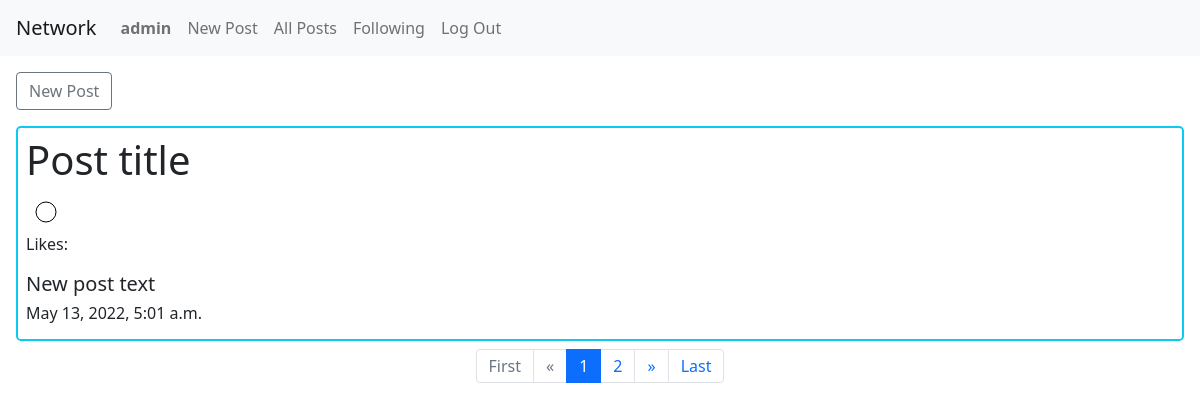
Screenshot of / (signed in) with the database file from the repository.
### network/models.py (models this page shows)
class User(AbstractUser):
    pass

class Post(models.Model):
    text = models.TextField(max_length=1000)
    title = models.CharField(max_length=100)
    user = models.ForeignKey(
        User,
        on_delete=models.CASCADE,
        related_name="post"
    )
    time = models.DateTimeField()

### network/views.py (the view)
# urls.py: path("", views.index, name="index"),
def index(request):
    if request.user.is_authenticated:
        if request.method == "POST":
            return error(request, "Invalid Submission")
        else:
            posts = Post.objects.all()
            paginator = Paginator(posts, 1) # Show 10 contacts per page.
            page_number = request.GET.get('page') if request.GET.get('page') else 1
            page_obj = paginator.get_page(page_number)
            return render(request, "network/index.html", {'page_obj': page_obj})
    else:
        return redirect(reverse("login"))

### network/templates/network/index.html (shortened to what this page needs)
{% extends "network/layout.html" %}
{% load static %}
{% block body %}
<div class="p-2">
    <a class="btn btn-outline-secondary m-2" href={% url "newpost" %}>New Post</a>
    {% for post in page_obj %}
    <div class="m-2 p-2 border border-2 border-info rounded-3">
        <div id="{{ post.id }}" class="post">
            <h1>{{ post.title }}</h1>
            <svg width="40" height="40" id="heart{{ post.id }}" class="heart" >
                <circle class="icon" cx="20" cy="20" r="10" stroke="black"
                    stroke-width="1" style="fill: none"/>
            </svg>
            <p> Likes: <span id="likes{{ post.id }}" class="likes"></span>
        </div>
        <div>
            <h5>{{ post.text }}</h5>
        </div>
        <div>
            <h6>{{ post.time }}</h5>
        </div>
    </div>
    {% endfor %}
    <nav aria-label="Page navigation example">
        <ol class="pagination justify-content-center">
            {% if page_obj.has_previous %}
            <li class="page-item">
                <a class="page-link" href="?page=1" aria-label="Previous">
                    First
                </a>
            </li>
            <li>
                <a class="page-link" href="?page={{ page_obj.previous_page_number }}" aria-label="Previous">
                    <span aria-hidden="true">&laquo;</span>
                </a>
            </li>
            <li class="page-item"><a class="page-link"
                    href="?page={{ page_obj.previous_page_number}}">{{ page_obj.previous_page_number}}</a></li>
            {% else %}
            <li class="page-item disabled">
                <a class="page-link" href="?page=1" aria-label="Previous">
                    First
                </a>
            </li>
            <li class="page-item disabled">
                <a class="page-link" href="#" aria-label="Previous">
                    <span aria-hidden="true">&laquo;</span>
                </a>
            </li>
            {% endif %}
            <li class="page-item active"><span class="page-link" href="#">{{ page_obj.number}}</span></li>
            {% if page_obj.has_next %}
            <li class="page-item"><a class="page-link"
                    href="?page={{ page_obj.next_page_number }}">{{ page_obj.next_page_number }}</a></li>
            <li class="page-item"><a class="page-link" href="?page={{ page_obj.next_page_number }}" aria-label="Next">
                    <span aria-hidden="true">&raquo;</span>
                </a></li>
            <li class="page-item"><a class="page-link" href="?page={{ page_obj.paginator.num_pages }}">Last</a></li>
            {% else %}
            <li class="page-item disabled"><a class="page-link" href="#" aria-label="Next">
                    <span aria-hidden="true">&raquo;</span>
                </a></li>
            <li class="page-item disabled"><a class="page-link" href="#">Last</a></li>
            {% endif %}
        </ol>
    </nav>
</div>
{% endblock %}

### network/templates/network/layout.html (shortened to what this page needs)
{% load static %}
<!DOCTYPE html>
<html lang="en">
    <head>
        <link rel="stylesheet" href="https://stackpath.bootstrapcdn.com/bootstrap/4.4.1/css/bootstrap.min.css">
        <link href="{% static 'network/styles.css' %}" rel="stylesheet">
        <link href="https://cdn.jsdelivr.net/npm/bootstrap@5.1.3/dist/css/bootstrap.min.css" rel="stylesheet">
    </head>
    <body>
        <nav class="navbar navbar-expand-lg navbar-light bg-light">
            <a class="navbar-brand" href="#">Network</a>
            <div>
              <ul class="navbar-nav mr-auto">
                {% if user.is_authenticated %}
                    <li class="nav-item">
                        <a class="nav-link" href="#"><strong>{{ user.username }}</strong></a>
                    </li>
                    <li class="nav-item">
                        <a class="nav-link" href= {% url "newpost" %}>New Post</a>
                    </li>
                {% endif %}
                <li class="nav-item">
                  <a class="nav-link" href="{% url 'index' %}">All Posts</a>
                </li>
                {% if user.is_authenticated %}
                    <li class="nav-item">
                        <a class="nav-link" href="#">Following</a>
                    </li>
                    <li class="nav-item">
                        <a class="nav-link" href="{% url 'logout' %}">Log Out</a>
                    </li>
                {% endif %}
              </ul>
            </div>
          </nav>
        <div class="body">
            {% block body %}
            {% endblock %}
        </div>
    </body>
</html>

### rows the page displays
User: username "admin"
Post: title "Post title", text "New post text", time "May 13, 2022, 5:01 a.m."

### other values shown
{{ page_obj.number }} "1"
{{ page_obj.next_page_number }} "2"
